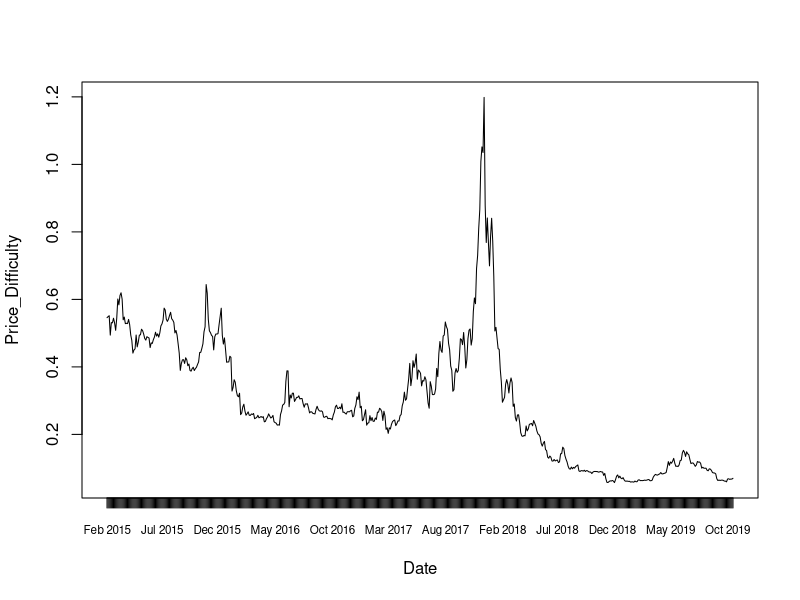

Write the R code that produced this figure.
## ---- chunk 1
R.version
## ---- chunk 2
# Global Chart Configurations
# Used to resize plots
require(repr) 
options(repr.plot.width=8, repr.plot.height=3) 
# Used to print tables inside the R Notebook
require(knitr)
## ---- chunk 3
original.data = read.csv(file='../Data/market-price.csv', col.names=c('Date', 'Price'), colClasses=c('character', 'double'))

# Backup for verification purposes
price.data = original.data 

# Adjust dates
price.data$Date = as.Date(price.data$Date, format="%m/%d/%Y")

# Show the first six lines of data
kable(head(price.data), caption="First lines of imported Price data:")
## ---- chunk 4
difficulty.data = read.csv(file='../Data/difficulty.csv', col.names=c('Date', 'Difficulty'), colClasses=c('Date', 'double'))

# Show the first six lines of data
kable(head(difficulty.data), caption="First lines of imported Difficulty data:")
## ---- chunk 5
# Obtain log of prices
price.data$LogPrice <- log(price.data$Price)

# Calculate returns
# Use NA in the first position of the vector since diff return has one less observation
price.data$Returns <- c(NA, diff(price.data$LogPrice)) 
## ---- chunk 6
selected.price.data <- price.data[which(price.data$Date=="2015-02-01"):nrow(price.data), ]

selected.difficulty.data <- difficulty.data[which(difficulty.data$Date=="2015-02-01"):nrow(difficulty.data), ]

selected.data <- merge(selected.price.data, selected.difficulty.data, by="Date")

# Display the number of rows (data points)
paste("There are", nrow(selected.price.data), "Price data points and", nrow(selected.difficulty.data), "Difficulty data points. The merged database have the following number of data points:", nrow(selected.data))
## ---- chunk 7
selected.data$Price_Difficulty <- selected.data$Price * 10^8 / selected.data$Difficulty

# Display the six first and last rows of the data set
kable(head(selected.data), caption="Display the six first rows of the data set")
kable(tail(selected.data), caption="Display the six last rows of the data set")
## ---- chunk 8
plot(Price_Difficulty ~ Date, selected.data, xaxt = "n", type = "l"); axis(1, selected.data$Date, format(selected.data$Date, "%b %Y"), cex.axis = .7)
